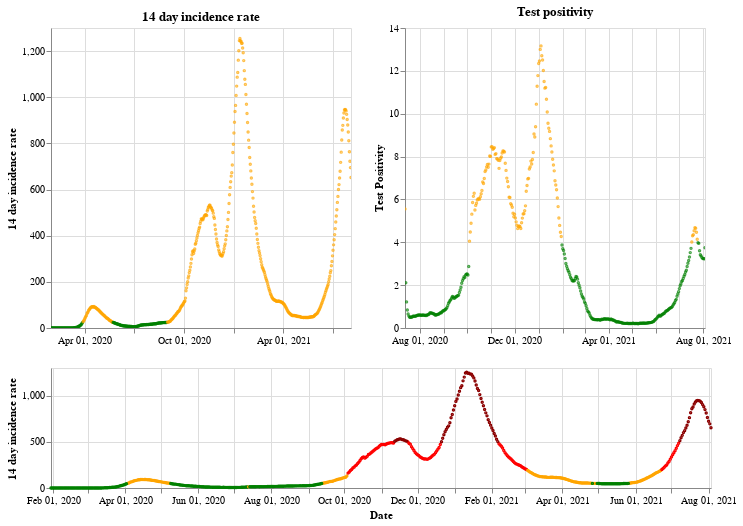

Notebook code for this chart:
### Markdown cell above
## England

### Code cell
plot_traffic_light('England')

### Figure 1 — Vega-Lite specification as saved in the notebook (floating-point values rounded to 4 significant figures; data arrays with more than 128 entries replaced by an {"elided": "..."} marker saying what was removed)
{"config": {"view": {"continuousWidth": 400, "continuousHeight": 300}}, "vconcat": [{"hconcat": [{"mark": {"type": "point", "size": 2}, "encoding": {"color": {"condition": {"value": "green", "test": "(datum.twoWeeklyCasesRate <= 25)"}, "value": "orange"}, "tooltip": [{"type": "nominal", "field": "areaName"}, {"type": "temporal", "field": "date"}, {"type": "quantitative", "field": "twoWeeklyCasesRate"}, {"type": "quantitative", "field": "testPositivity"}], "x": {"type": "temporal", "axis": {"title": ""}, "field": "date", "scale": {"domain": {"selection": "DateBrush"}}, "timeUnit": "yearmonthdate"}, "y": {"type": "quantitative", "axis": {"title": "14 day incidence rate"}, "field": "twoWeeklyCasesRate"}}, "title": "14 day incidence rate", "width": 300}, {"mark": {"type": "point", "size": 2}, "encoding": {"color": {"condition": {"value": "green", "test": "(datum.testPositivity <= 4)"}, "value": "orange"}, "tooltip": [{"type": "nominal", "field": "areaName"}, {"type": "temporal", "field": "date"}, {"type": "quantitative", "field": "twoWeeklyCasesRate"}, {"type": "quantitative", "field": "testPositivity"}], "x": {"type": "temporal", "axis": {"title": ""}, "field": "date", "scale": {"domain": {"selection": "DateBrush"}}, "timeUnit": "yearmonthdate"}, "y": {"type": "quantitative", "axis": {"title": "Test Positivity"}, "field": "testPositivity"}}, "title": "Test positivity", "width": 300}]}, {"layer": [{"mark": {"type": "point", "size": 2}, "encoding": {"color": {"condition": {"value": "orange", "test": "(((datum.testPositivity < 4) && (datum.twoWeeklyCasesRate >= 50)) && (datum.twoWeeklyCasesRate < 200))"}, "value": "red"}, "opacity": {"condition": {"value": 1, "test": "((datum.twoWeeklyCasesRate >= 50) && (datum.twoWeeklyCasesRate < 500))"}, "value": 0}, "tooltip": [{"type": "nominal", "field": "areaName"}, {"type": "temporal", "field": "date"}, {"type": "quantitative", "field": "twoWeeklyCasesRate"}, {"type": "quantitative", "field": "testPositivity"}], "x": {"type": "temporal", "axis": {"title": "Date"}, "field": "date", "timeUnit": "yearmonthdate"}, "y": {"type": "quantitative", "axis": {"title": "14 day incidence rate"}, "field": "twoWeeklyCasesRate"}}, "selection": {"DateBrush": {"type": "interval", "encodings": ["x"], "fields": ["Time"]}}}, {"mark": {"type": "point", "size": 2}, "encoding": {"color": {"value": "darkred"}, "opacity": {"condition": {"value": 1, "test": "(datum.twoWeeklyCasesRate >= 500)"}, "value": 0}, "tooltip": [{"type": "nominal", "field": "areaName"}, {"type": "temporal", "field": "date"}, {"type": "quantitative", "field": "twoWeeklyCasesRate"}, {"type": "quantitative", "field": "testPositivity"}], "x": {"type": "temporal", "axis": {"title": "Date"}, "field": "date", "timeUnit": "yearmonthdate"}, "y": {"type": "quantitative", "axis": {"title": "14 day incidence rate"}, "field": "twoWeeklyCasesRate"}}}, {"mark": {"type": "point", "size": 2}, "encoding": {"color": {"condition": {"value": "green", "test": "((datum.testPositivity < 4) && (datum.twoWeeklyCasesRate < 50))"}, "value": "orange"}, "opacity": {"condition": {"value": 1, "test": "(datum.twoWeeklyCasesRate < 50)"}, "value": 0}, "tooltip": [{"type": "nominal", "field": "areaName"}, {"type": "temporal", "field": "date"}, {"type": "quantitative", "field": "twoWeeklyCasesRate"}, {"type": "quantitative", "field": "testPositivity"}], "x": {"type": "temporal", "axis": {"title": "Date"}, "field": "date", "timeUnit": "yearmonthdate"}, "y": {"type": "quantitative", "axis": {"title": "14 day incidence rate"}, "field": "twoWeeklyCasesRate"}}}], "height": 120, "width": 660}], "data": {"name": "data-49d795b5182ecb90e730dd10322fd3cd"}, "$schema": "https://vega.github.io/schema/vega-lite/v4.8.1.json", "datasets": {"data-49d795b5182ecb90e730dd10322fd3cd": {"elided": "552 records"}}}
